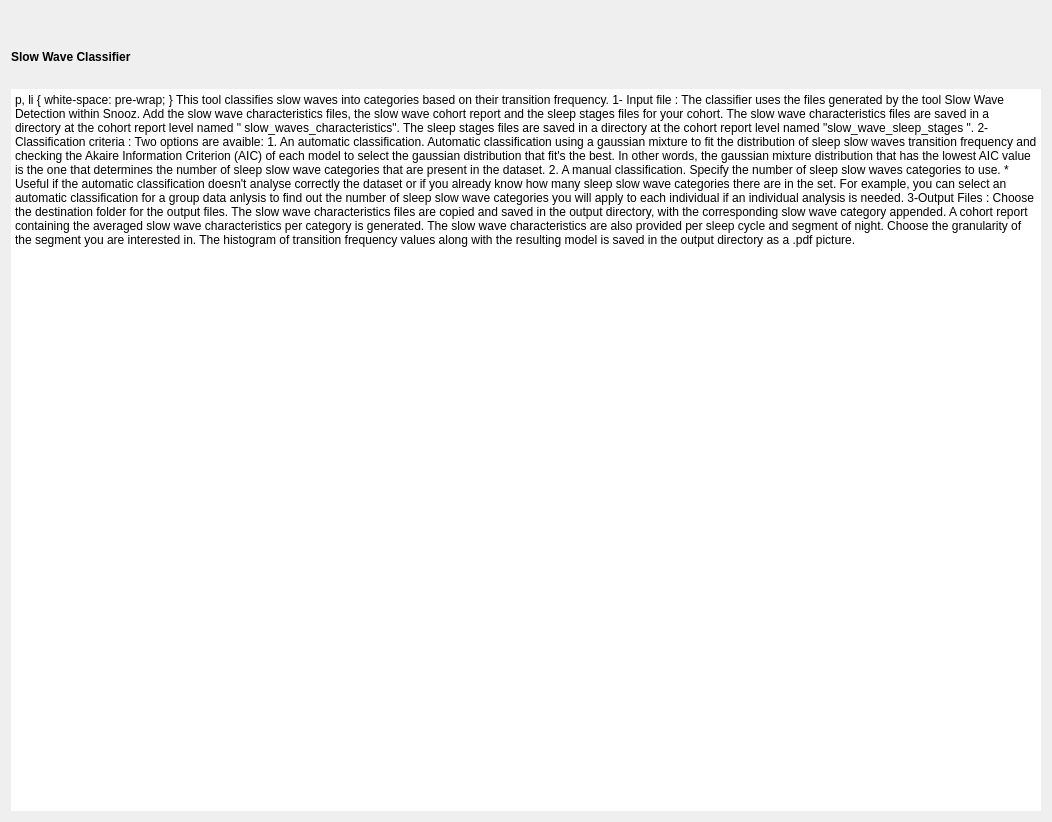
<?xml version="1.0" encoding="UTF-8"?>
<ui version="4.0">
 <class>SSWCIntroStep</class>
 <widget class="QWidget" name="SSWCIntroStep">
  <property name="geometry">
   <rect>
    <x>0</x>
    <y>0</y>
    <width>1052</width>
    <height>822</height>
   </rect>
  </property>
  <property name="windowTitle">
   <string/>
  </property>
  <property name="styleSheet">
   <string>font: 12pt &quot;Roboto&quot;;</string>
  </property>
  <layout class="QVBoxLayout" name="verticalLayout">
   <property name="spacing">
    <number>25</number>
   </property>
   <item>
    <layout class="QHBoxLayout" name="horizontalLayout">
     <item>
      <layout class="QVBoxLayout" name="text_layout">
       <item>
        <widget class="QLabel" name="image_hist">
         <property name="lineWidth">
          <number>0</number>
         </property>
         <property name="text">
          <string/>
         </property>
         <property name="text"><string/></property>
         <property name="alignment">
          <set>Qt::AlignCenter</set>
         </property>
        </widget>
       </item>
       <item>
        <widget class="QLabel" name="title_label">
         <property name="text">
          <string>&lt;html&gt;&lt;head/&gt;&lt;body&gt;&lt;p&gt;&lt;span style=&quot; font-weight:600;&quot;&gt;Slow Wave Classifier&lt;/span&gt;&lt;/p&gt;&lt;/body&gt;&lt;/html&gt;</string>
         </property>
         <property name="scaledContents">
          <bool>true</bool>
         </property>
         <property name="wordWrap">
          <bool>true</bool>
         </property>
        </widget>
       </item>
       <item>
        <widget class="QTextEdit" name="textEdit">
         <property name="frameShape">
          <enum>QFrame::NoFrame</enum>
         </property>
         <property name="lineWidth">
          <number>0</number>
         </property>
         <property name="readOnly">
          <bool>true</bool>
         </property>
         <property name="html">
          <string>&lt;!DOCTYPE HTML PUBLIC &quot;-//W3C//DTD HTML 4.0//EN&quot; &quot;http://www.w3.org/TR/REC-html40/strict.dtd&quot;&gt;
&lt;html&gt;&lt;head&gt;&lt;meta name=&quot;qrichtext&quot; content=&quot;1&quot; /&gt;&lt;style type=&quot;text/css&quot;&gt;
p, li { white-space: pre-wrap; }
&lt;/style&gt;&lt;/head&gt;&lt;body style=&quot; font-family:'Roboto'; font-size:12pt; font-weight:400; font-style:normal;&quot;&gt;
&lt;p style=&quot; margin-top:0px; margin-bottom:0px; margin-left:0px; margin-right:0px; -qt-block-indent:0; text-indent:0px;&quot;&gt;This tool classifies slow waves into categories based on their transition frequency.  &lt;/p&gt;
&lt;p style=&quot;-qt-paragraph-type:empty; margin-top:0px; margin-bottom:0px; margin-left:0px; margin-right:0px; -qt-block-indent:0; text-indent:0px;&quot;&gt;&lt;br /&gt;&lt;/p&gt;
&lt;p style=&quot; margin-top:12px; margin-bottom:12px; margin-left:0px; margin-right:0px; -qt-block-indent:0; text-indent:0px;&quot;&gt;&lt;span style=&quot; text-decoration: underline;&quot;&gt;1- Input file :&lt;/span&gt;&lt;/p&gt;
&lt;p style=&quot; margin-top:12px; margin-bottom:12px; margin-left:0px; margin-right:0px; -qt-block-indent:0; text-indent:0px;&quot;&gt;	The classifier uses the files generated by the tool Slow Wave Detection within Snooz.&lt;br /&gt;	Add the slow wave characteristics files, the slow wave cohort report and the sleep stages files for your cohort.&lt;br /&gt;	The slow wave characteristics files are saved in a directory at the cohort report level named &amp;quot;&lt;span style=&quot; color:#000000;&quot;&gt;slow_waves_characteristics&amp;quot;.&lt;br /&gt;	The sleep stages files &lt;/span&gt;are saved in a directory at the cohort report level named &amp;quot;slow_wave_sleep_stages&lt;span style=&quot; color:#000000;&quot;&gt;&amp;quot;.&lt;/span&gt;&lt;/p&gt;
&lt;p style=&quot; margin-top:12px; margin-bottom:12px; margin-left:0px; margin-right:0px; -qt-block-indent:0; text-indent:0px;&quot;&gt;&lt;span style=&quot; text-decoration: underline;&quot;&gt;2- Classification criteria : &lt;/span&gt;&lt;/p&gt;
&lt;p style=&quot; margin-top:12px; margin-bottom:12px; margin-left:0px; margin-right:0px; -qt-block-indent:0; text-indent:0px;&quot;&gt;	Two options are avaible:&lt;/p&gt;
&lt;p style=&quot; margin-top:12px; margin-bottom:12px; margin-left:0px; margin-right:0px; -qt-block-indent:0; text-indent:0px;&quot;&gt;	1. An automatic classification.&lt;br /&gt;	Automatic classification using a gaussian mixture to fit the distribution of sleep slow waves transition frequency and &lt;br /&gt;	checking the Akaire Information Criterion (AIC) of each model to select the gaussian distribution that fit's the best. &lt;br /&gt;	In other words, the gaussian mixture distribution that has the lowest AIC value is the one that determines &lt;br /&gt;	the number of sleep slow wave categories that are present in the dataset.&lt;/p&gt;
&lt;p style=&quot; margin-top:12px; margin-bottom:12px; margin-left:0px; margin-right:0px; -qt-block-indent:0; text-indent:0px;&quot;&gt;	2. A manual classification.&lt;br /&gt;	Specify the number of sleep slow waves categories to use.&lt;br /&gt;	&lt;span style=&quot; font-style:italic;&quot;&gt;* Useful if the automatic classification doesn't analyse correctly the dataset or &lt;br /&gt;	if you already know how many sleep slow wave categories there are in the set. &lt;br /&gt;	For example, you can select an automatic classification for a group data anlysis to find out &lt;br /&gt;	the number of sleep slow wave categories you will apply to each individual if an individual analysis is needed.&lt;/span&gt;&lt;/p&gt;
&lt;p style=&quot; margin-top:12px; margin-bottom:12px; margin-left:0px; margin-right:0px; -qt-block-indent:0; text-indent:0px;&quot;&gt;&lt;span style=&quot; text-decoration: underline;&quot;&gt;3-Output Files :&lt;/span&gt;&lt;/p&gt;
&lt;p style=&quot; margin-top:12px; margin-bottom:12px; margin-left:0px; margin-right:0px; -qt-block-indent:0; text-indent:0px;&quot;&gt;	Choose the destination folder for the output files.&lt;/p&gt;
&lt;p style=&quot; margin-top:12px; margin-bottom:12px; margin-left:0px; margin-right:0px; -qt-block-indent:0; text-indent:0px;&quot;&gt;	The slow wave characteristics files are copied and saved in the output directory, with the corresponding slow wave category appended.&lt;/p&gt;
&lt;p style=&quot; margin-top:12px; margin-bottom:12px; margin-left:0px; margin-right:0px; -qt-block-indent:0; text-indent:0px;&quot;&gt;	A cohort report containing the averaged slow wave characteristics per category is generated.&lt;br /&gt;	The slow wave characteristics are also provided per sleep cycle and segment of night.&lt;br /&gt;	Choose the granularity of the segment you are interested in. &lt;/p&gt;
&lt;p style=&quot; margin-top:12px; margin-bottom:12px; margin-left:0px; margin-right:0px; -qt-block-indent:0; text-indent:0px;&quot;&gt;	The histogram of transition frequency values along with the resulting model is saved in the output directory as a .pdf picture. &lt;/p&gt;&lt;/body&gt;&lt;/html&gt;</string>
         </property>
        </widget>
       </item>
      </layout>
     </item>
    </layout>
   </item>
  </layout>
 </widget>
 <resources>
    <include location="../../../../../snooz-toolbox/src/main/python/ui/themes/themes.qrc"/>
 </resources>
 <connections/>
</ui>
